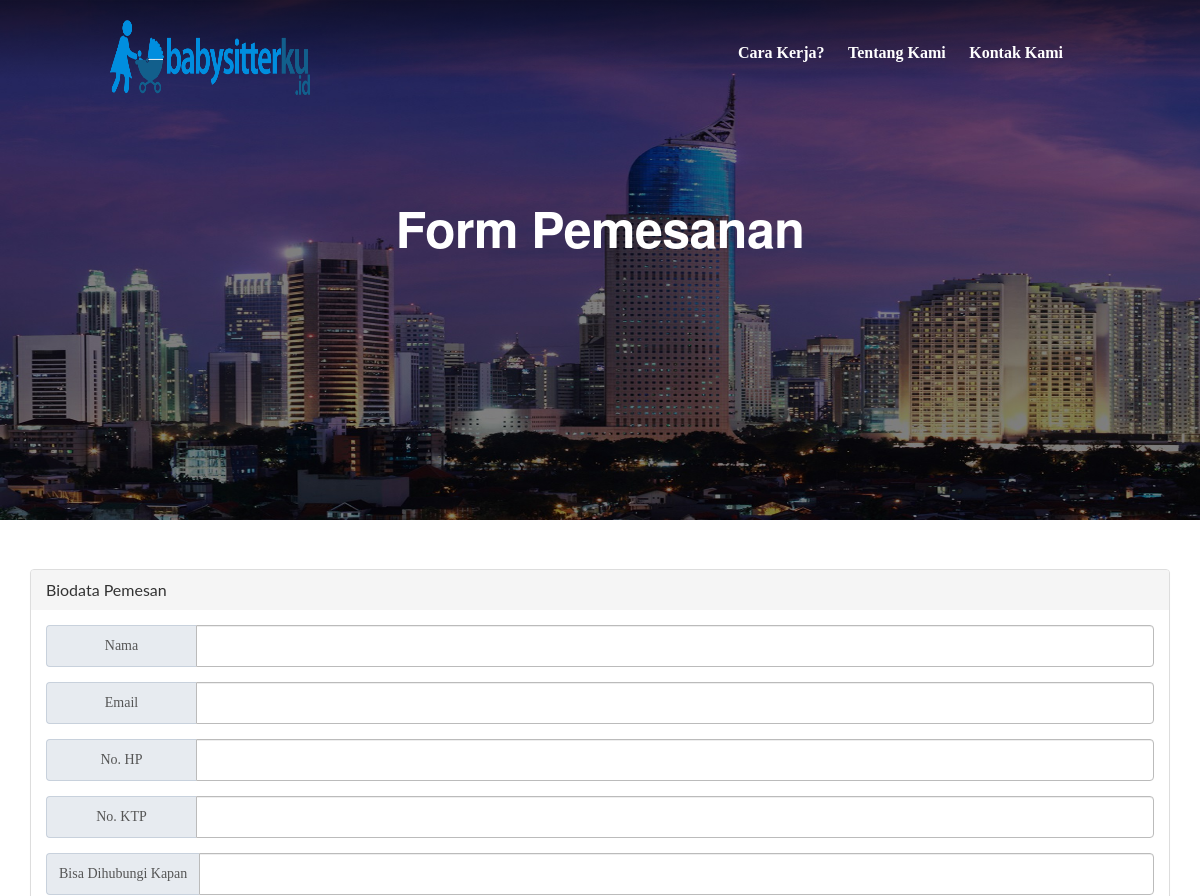
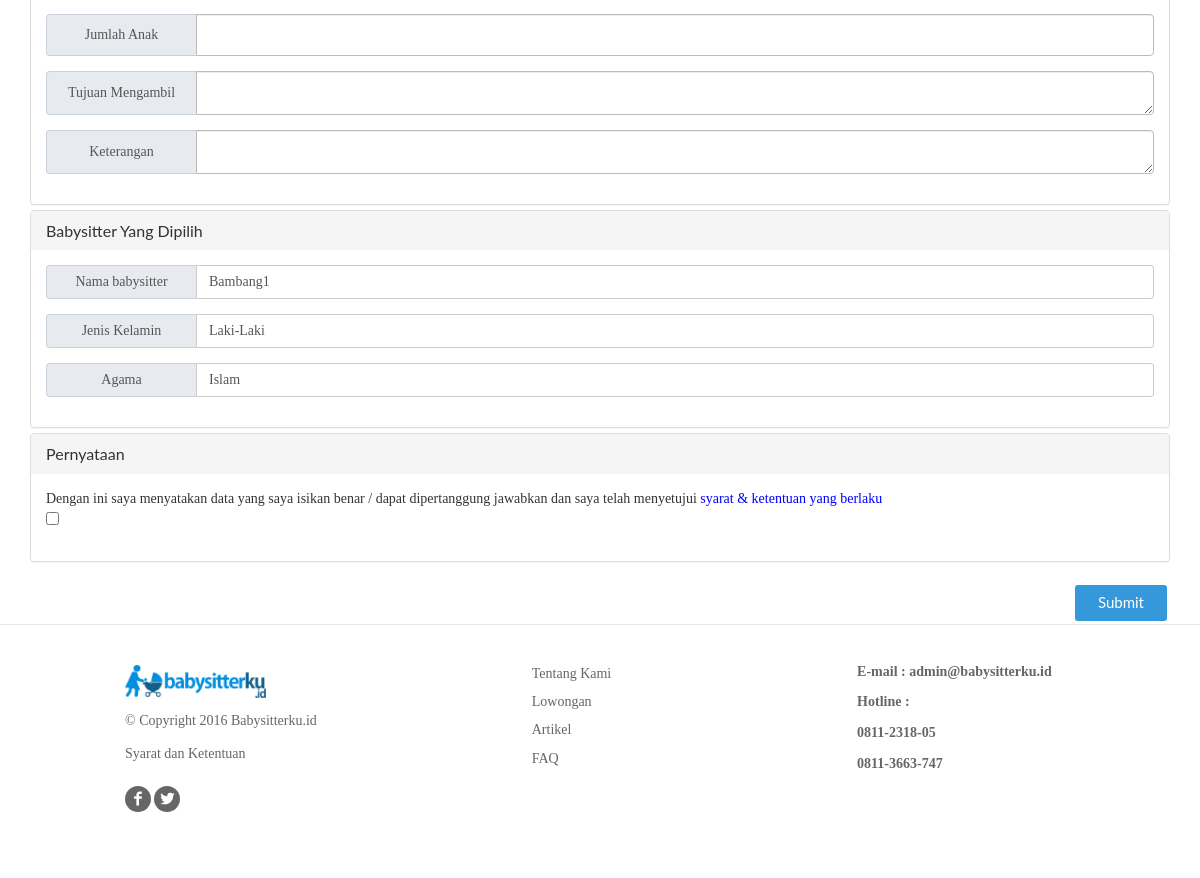
Screenshot of /pemesanan/babysitter/1 with the database file from the repository (2 pictures, top to bottom).
### tables this page shows
CREATE TABLE IF NOT EXISTS `babysitter` (
  `id` int(11) NOT NULL,
  `nama` varchar(32) NOT NULL,
  `alamat` varchar(128) NOT NULL,
  `telpon` varchar(16) NOT NULL,
  `pendidikan` varchar(32) NOT NULL,
  `agama` varchar(16) NOT NULL,
  `kelamin` varchar(16) NOT NULL,
  `usia` tinyint(3) unsigned NOT NULL,
  `tinggi` tinyint(3) unsigned NOT NULL,
  `berat` tinyint(3) unsigned NOT NULL,
  `kota` varchar(16) DEFAULT NULL,
  `provinsi` varchar(32) NOT NULL,
  `skill_level` varchar(16) NOT NULL,
  `pengalaman` varchar(256) NOT NULL,
  `foto` varchar(16) NOT NULL DEFAULT 'default.jpg',
  `jawa` tinyint(1) NOT NULL,
  `luar_jawa` tinyint(1) NOT NULL,
  `keyword` varchar(1000) NOT NULL,
  `status` varchar(16) NOT NULL DEFAULT 'Available'
);

### application/controllers/Pemesanan.php (called while the page is built, shortened)
<?php
class pemesanan extends CI_Controller {
	function babysitter($id){
		$this->load->model('data/babysitter_model','babysitter_model');
		$this->load->model('web/kontak_model','kontak');
		$kontak['email']= $this->kontak->get('Email')->isi;
		$kontak['hotline1']= $this->kontak->get('Hotline 1')->isi;
		$kontak['hotline2']= $this->kontak->get('Hotline 2')->isi;
		$data['babysitter']=$this->babysitter_model->get($id);
		$title="Form Pemesanan Babysitter | Babysitterku.id";
		$desc = "Babysitterku adalah situs penyedia jasa babysitter terbaik di Jakarta, Bandung, Surabaya, Medan, dan kota lain";
		$this->load->view('front/template/home-head',array('title' => $title,'description'=>$desc));
		$this->load->view('front/template/home-header');
		$this->load->view('front/konten/babysitter-pesan',$data);
		$this->load->view('front/template/home-footer',$kontak);
	}
}

### index.php (called while the page is built, shortened)
<?php
require_once BASEPATH.'core/CodeIgniter.php';

### application/models/data/Babysitter_model.php (called while the page is built, shortened)
<?php
class babysitter_model extends CI_Model {
	public function get($id)
	{
		$this->db->where('id',$id);
		$query = $this->db->get('babysitter');
		return $query->row();
	}
}

### application/views/front/konten/babysitter-pesan.php (the view, shortened to what this page needs)
    <div class="overview">
        <ul class="cb-slideshow">
            <li>
                <?=img('wallpaper/pesan.jpg')?>
            </li>
        </ul>
          <div class="hero full-block">
              <div class="wrapper">
                  <div class="dynamic-row">
                      <div class="wrapper  wrap1">
                          <h1 class="title-wrapper choose-account" style="font-size:50px;"> <span>  <br>Form Pemesanan</span> <span class="hero_subtitle"></span>
                          </h1>
                      </div>
                      <div class="wrapper choose-account-wrapper">
                          <div class="dynamic-row">
                              <div class="centered_medium_anchor tellme_bttn -bttn -blue"> <a href="" rel="media-gallery" title="" style="color:#fff;"></a>
                                  <br><br><br><br>
                            </div>
                          </div>
                      </div>
                  </div>
              </div>
          </div>
<section id="content">
<div class="container">
	<div class="row">
		<div class="col-lg-12">
			<br>
		</div>
	</div>
</div>
</section>
<section>
<div class="container">
	<form method="post" action="<?=site_url('pemesanan/submit_pemesanan_babysitter')?>">
	<div class="panel-group">
    <div class="panel panel-default">
      <div class="panel-heading">
        <h4 class="panel-title">
            Biodata Pemesan
        </h4>
      </div>
      <div class="panel-body">
				<div class="form-group input-group">
	          <span class="input-group-addon">Nama</span>
	          <input type="text" class="form-control" name="nama" required=""/>
	      </div>
				<div class="form-group input-group">
	          <span class="input-group-addon">Email</span>
	          <input type="email" class="form-control" name="email" required=""/>
	      </div>
				<div class="form-group input-group">
	          <span class="input-group-addon">No. HP</span>
	          <input type="tel" class="form-control" name="telpon" required=""/>
	      </div>
				<div class="form-group input-group">
	          <span class="input-group-addon">No. KTP</span>
	          <input type="number" class="form-control" name="ktp" min="0" required=""/>
	      </div>
				<div class="form-group input-group">
	          <span class="input-group-addon">Bisa Dihubungi Kapan</span>
	          <input type="text" class="form-control" name="waktu_hubungi" required=""/>
	      </div>
				<div class="form-group input-group">
	          <span class="input-group-addon">Jumlah Anak</span>
	          <input type="number" class="form-control" name="jumlah_anak" min="0" required=""/>
	      </div>
				<div class="form-group input-group">
	          <span class="input-group-addon">Tujuan Mengambil</span>
	          <textarea class="form-control" name="tujuan" required=""></textarea>
	      </div>
				<div class="form-group input-group">
	          <span class="input-group-addon">Keterangan</span>
	          <textarea class="form-control" name="keterangan" required=""></textarea>
	      </div>
			</div>
		</div>
		<div class="panel panel-default">
			<div class="panel-heading">
				<h4 class="panel-title">
						Babysitter Yang Dipilih
				</h4>
			</div>
			<div class="panel-body">
				<div class="form-group input-group">
					<span class="input-group-addon">Nama babysitter</span>
					<p class="form-control"><?=$babysitter->nama?></p>
				</div>
				<div class="form-group input-group">
					<span class="input-group-addon">Jenis Kelamin</span>
					<p class="form-control"><?=$babysitter->kelamin?></p>
				</div>
				<div class="form-group input-group">
					<span class="input-group-addon">Agama</span>
					<p class="form-control"><?=$babysitter->agama?></p>
				</div>
			</div>
		</div>
		<div class="panel panel-default">
			<div class="panel-heading">
				<h4 class="panel-title">
						Pernyataan
				</h4>
			</div>
			<div class="panel-body">
				<div class="form-group input-group">
					Dengan ini saya menyatakan data yang saya isikan benar / dapat dipertanggung jawabkan dan saya telah menyetujui <a style="color:blue" href="<?=site_url('page/view/term')?>">syarat & ketentuan yang berlaku</a>
					<br>
					<input type="checkbox" name="check" required/>
				</div>
			</div>
		</div>
		<br>
		<input type="submit" name="submit" value="Submit" class="btn btn-primary pull-right"/>
		<br>
	</form>
	</div>
</section>

### assets/css/front.css (style rules this page uses)
.row { display: block; width: 970px; margin: 0 -5px; *zoom: 1; }
.row:before, .row:after { content: ""; display: table; }
.row:after { clear: both; }
.dynamic-row { display: block; width: 100%; margin: 0; padding: 0; *zoom: 1; }
.dynamic-row:before, .dynamic-row:after { content: ""; display: table; }
.dynamic-row:after { clear: both; }
h1, h2 { text-shadow: none; }
.overview .hero { -webkit-background-size: cover; -moz-background-size: cover; -o-background-size: cover; background-size: cover; position: absolute; top: 0; left: 0; right: 0; height:700px; }
.overview .hero { height: 94.7%; left: 0; position: relative; right: 0; top: 0; margin-top: -80px; }
.centered_medium_anchor { display: block; float: left; width: 100%; text-align: center; margin: 32px auto 0; color: white !important; font-weight: bold; letter-spacing: 2px; font-size: 24px; max-width: 400px; margin: 32px auto; float: none; }
.overview .hero .dynamic-row { padding-top: 37px; max-width: 960px; margin: 0 auto; -webkit-box-sizing: border-box; -moz-box-sizing: border-box; box-sizing: border-box; position: relative; z-index: 1; }
.centered_medium_anchor { color: white !important; display: block; float: left; font-size: 18px; font-weight: bold; letter-spacing: 2px; margin: 32px auto 32px 164px; max-width: 66%; text-align: center; width: 100%; }
.overview .hero { height: 94.7%; left: 0; margin-top: -50px; position: relative; right: 0; top: 0; }
.input-group-addon { background: #fff none repeat scroll 0 0; border-color: #c8d1dc; }
.input-group-addon { background-color: #fff; border: 1px solid #cccccc; border-radius: 4px; color: #555555; font-size: 14px; font-weight: bold; line-height: 1; padding: 6px 12px; text-align: center; }
.choose-account-wrapper { margin-bottom: 68px; padding-left: 0; padding-right: 0; }

### assets/css/home-login.css (style rules this page uses)
.row { display: block; margin: 0 -5px; width: 970px; }
.row::before, .row::after { content: ""; display: table; }
.row::after { clear: both; }
.dynamic-row { display: block; margin: 0; padding: 0; width: 100%; }
.dynamic-row::before, .dynamic-row::after { content: ""; display: table; }
.dynamic-row::after { clear: both; }
.title-wrapper { font-size: 28px; font-weight: 400; letter-spacing: -0.01em; line-height: 35.994px; margin: 0 auto; padding-bottom: 40px; text-align: center; }
.title-wrapper.choose-account { padding: 15px 0; }
.login-wrapper, .signup-wrapper, .reset-password-wrapper, .choose-account-wrapper { margin: 0 auto; padding: 30px 40px 2px; text-align: center; }
.choose-account-wrapper { padding-left: 0; padding-right: 0; margin-bottom: 90px; }

### assets/css/avenir-next.css (style rules this page uses)
.row { display:block;width:970px;margin:0 -5px;*zoom:1 }
.row:before,.row:after { content:"";display:table }
.row:after { clear:both }
.dynamic-row { display:block;width:100%;margin:0;padding:0;*zoom:1 }
.dynamic-row:before,.dynamic-row:after { content:"";display:table }
.dynamic-row:after { clear:both }

### assets/css/slider.css (style rules this page uses)
.cb-slideshow, .cb-slideshow:after { height: 520px; left: 0; position: absolute; top: 0; width: 100%; z-index: 0; }

### assets/css/gx-sidemenu-light.css (style rules this page uses)
body { font-family: Raleway; }

### application/views/front/konten/babysitter-pesan.php (style rules this page uses)
.input-group-addon { min-width: 150px; }

### rows the page displays
babysitter: nama "Bambang1", kelamin "Laki-Laki", agama "Islam"

### other values shown
$email "admin@babysitterku.id"
$hotline1 "0811-2318-05"
$hotline2 "0811-3663-747"
